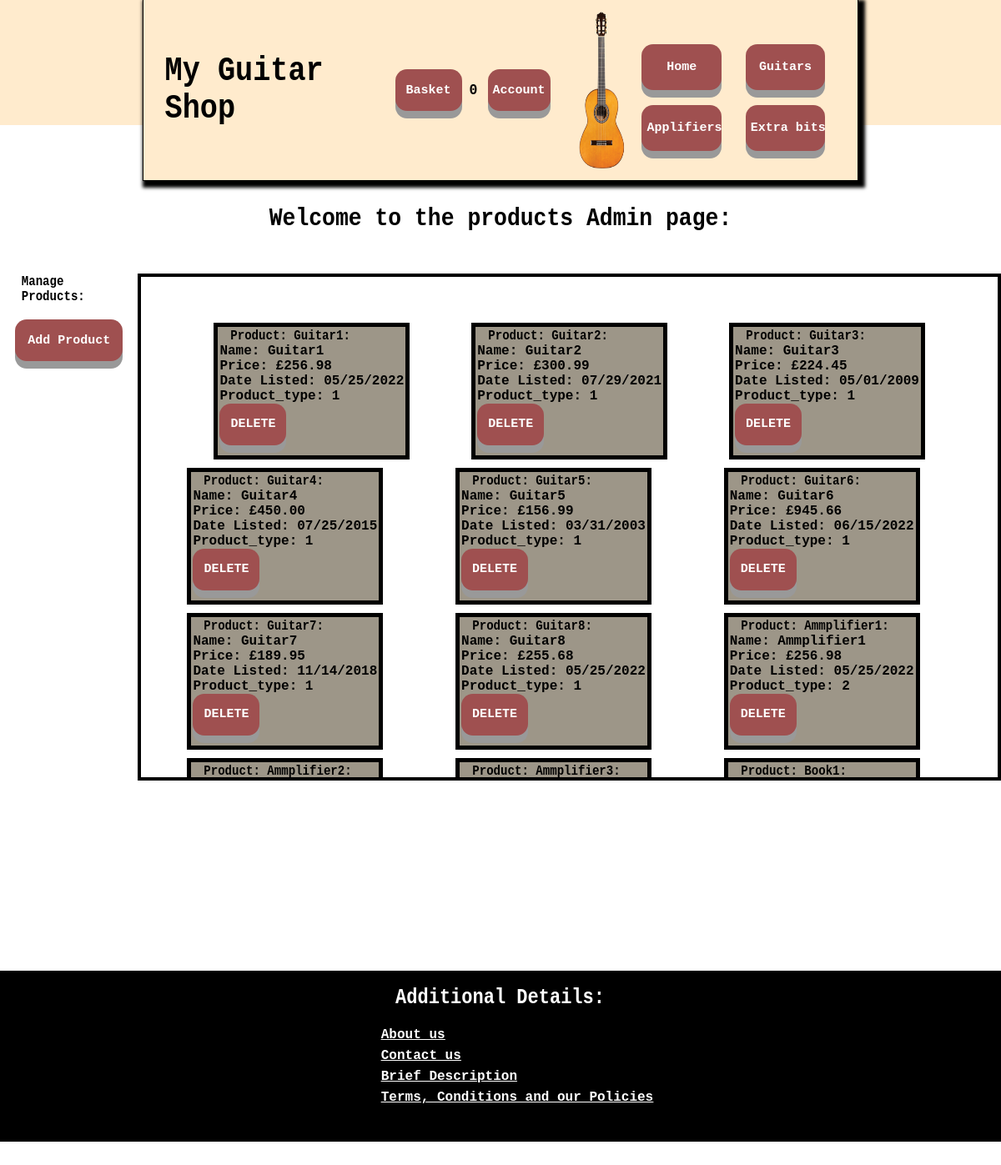
The page /html/admin_products.php (signed in) on the database its author committed.
### tables this page shows
CREATE TABLE products (
	product_id INT AUTO_INCREMENT,
	name VARCHAR(30) NOT NULL,
	description VARCHAR(250) NOT NULL,
	price DECIMAL(8, 2) NOT NULL,
	date_listed DATETIME NOT NULL,
	image_reference VARCHAR(200) NOT NULL,
	product_type_id INT,
	user_id INT,
	quantity INT NOT NULL,
	CONSTRAINT products_pk PRIMARY KEY (product_id),
	CONSTRAINT products_customers_fk FOREIGN KEY (user_id) REFERENCES customers(user_id) ON DELETE SET NULL,
	CONSTRAINT products_product_types_fk FOREIGN KEY (product_type_id) REFERENCES product_types(product_type_id) ON DELETE SET NULL
);

### html/connection.php (called while the page is built, shortened)
<?php
class connectionClass{
    public $username = "s5411715";
    public $password = "RUqRhujxREoN9K4bngiJrttWA47cyfbF";
    public $host = "db.bucomputing.uk";
    public $port = 6612;
    public $database = "s5411715";
    public function get_all_products(){
        $connection = $this->mysqli_connect();
        $SELECT_ALL_products_STATEMENT = "SELECT * FROM products";
        $data = mysqli_query($connection, $SELECT_ALL_products_STATEMENT);
        $products = mysqli_fetch_all($data, MYSQLI_ASSOC);
        return $products;
    }
    public function mysqli_connect(){
        $connection = mysqli_init();
        if (!$connection){
            echo "<p>Can't create the connection object </p>";
        }
        else{
            $connection = mysqli_init();
            mysqli_ssl_set($connection, NULL, NULL, NULL, '/public_html/sys_tests', NULL);
            mysqli_real_connect($connection, $this->host, $this->username, $this->password, $this->database, $this->port, NULL, MYSQLI_CLIENT_SSL_DONT_VERIFY_SERVER_CERT);
            return $connection;
        }
    }
}

### html/admin_products.php (the view, shortened to what this page needs)
<!DOCTYPE html>
<?php
    include('header.php');
    if(!isset($_SESSION['userID']) || empty($_SESSION['userID']) || !isset($_SESSION['logged_in']) || $_SESSION['logged_in'] != true || $_SESSION['access_level'] != 2){
        header("location: home.php");
    }
    else{
    ?>
    <html>
        <head>
            <link rel="stylesheet" href="../style/admin_products.css?p=<?php print sha1(time()); ?>">
        </head>
        <?php
        require_once('connection.php');
        $table_name = "products";
        $connection_obj = new connectionClass($table_name);
        ?>
        <body>
            <h2 id="product_type_header"><?php echo "Welcome to the products Admin page:"; ?></h2>
            <div id="body2">
                <aside id="admin_products_asside_buttons">
                    <h4 class="title_text" id="aside_buttons_title">
                        Manage Products:
                    </h4>
                    <br>
                    <input type="button" value="Add Product" id="add_product" name="add_product" onclick="window.location.href='add_product.php'" class="title_text">
                </aside>
                <div id="products_display_area">
                    <?php
                        $array = $connection_obj->get_all_products();
                        foreach ($array as $row){
                            $product_id = $row['product_id'];
                            ?>
                            <?php
                                $dt = new DateTime($row['date_listed']);
                                $date_list = $dt->format('m/d/Y');
                            ?>
                            <a href="<?php echo "display_product.php?product_id=$product_id&view_products=1"; ?>">
                                <div class="product_container" id="<?php echo "" . $row['product_id'] . "";?>">
                                    <dl>
                                        <dt><?php echo "<p>Product: " . $row['name'] . ":</p>"; ?></dt>
                                        <dd><?php echo "Name: " . $row['name']; ?></dd>
                                        <dd><?php echo "Price: £" . $row['price']; ?></dd>
                                        <dd><?php echo "Date Listed: " . $date_list; ?></dd>
                                        <dd><?php echo "Product_type: ". $row['product_type_id'];?></dd>
                                        <dd>
                                            <a href="<?php echo "admin_products.php?product_id=$product_id&delete_product=true"; ?>">
                                                <input type="button" value="DELETE" onclick="<?php echo "alert('Product: " . $row['name']. " | Has been DELETED')";?>" id="delete_product_button" name="delete_product_button">
                                            </a>
                                        </dd>
                                    </dl>
                                </div>
                            </a>
                        <?php
                        }
                    ?>
                </div>
            </div>
        </body>
    </html>
    <?php
        include('footer.php');
    ?>
<?php
    }
?>

### html/header.php (shortened to what this page needs)
<!DOCTYPE html>
<html>
    <head>
        <link rel="stylesheet" href="../style/header.css?p=<?php print sha1(time()); ?>">
        <link rel="stylesheet" href="../style/template.css?p=<?php print sha1(time()); ?>">
    </head>
    <header id="header1">
        <header id="header2">
            <h1 id="header_title">My Guitar Shop</h1>
            <div id="basket_div">
                <input id="basket_button" type="button" class="alt_nav" value="Basket" onclick="window.location.href='\bbasket.php'">
                <h3 id="num_basket_items"><?php if(isset($_basket_countItems)) {echo $_basket_countItems;} else {echo "0";} ?></h3>
            </div>
            <input type="button" class="alt_nav" value="Account" onclick="window.location.href='\decide_account.php?type=logged_in'">
            <div id="guitar_header_img"></div>
            <div id="nav_list1">
                <input id="home" type="button" value="Home" onclick="window.location.href='\home.php'">
                <input id="guitars" type="button" value="Guitars" onclick="window.location.href='\products.php?type=guitar&next_page=true&page_number=1&order_by=none'">
                <input id="applifiers" type="button" value="Applifiers" onclick="window.location.href='\products.php?type=ampplifier&next_page=true&page_number=1&order_by=none'">
                <input id="extra-bits" type="button" value="Extra bits" onclick="window.location.href='\products.php?type=extra&next_page=true&page_number=1&order_by=none'">
            </div>
        </header>
    </header>
</html>

### html/footer.php (shortened to what this page needs)
<!DOCTYPE html>
<html>
    <head>
        <link rel="stylesheet" href="../style/footer.css">
    </head>
    <footer id="footer">
        <p>Additional Details:</p>
        <ul id="footer_nav_list2">
            <li><a href="" title="Go-To-About-us">About us</a> </li>
            <li><a href="" title="Go-To-Contact-us">Contact us</a></li>
            <li><a href="" title="Go-To-Brief-Description">Brief Description</a> </li>
            <li><a href="" title="Go-To-Terms-Conditions-and-our-Policies">Terms, Conditions and our Policies</a></li>
        </ul>
    </footer>
</html>

### style/header.css (style rules this page uses)
* { margin: 0; }
.alt_nav { width: 80px; height: 30px; }
#header1 { display: grid; place-items: center; width: 100%; height: 150px; background-color: blanchedalmond; margin-bottom: 95px; }
#header2 { border: 1px solid; border-top: 0px; padding: 8px; box-shadow: 4px 4px 4px 4px; width: 70%; height: 200px; display: flex; flex-direction: row; align-items: center; justify-content: center; background-color: blanchedalmond; }
#header_title { display: block; margin-block-start: 0.67em; margin-block-end: 0.67em; margin-inline-start: 0px; margin-inline-end: 0px; width: 70%; font-size: 40px; }
#basket_div { display: grid; grid-template-columns: 30px, 5px; grid-auto-rows: minmax(100px, 1fr); gap: 8px; align-items: center; justify-items: center; }
#basket_button { grid-column: 1; }
#basket_div h3 { grid-column: 2; width: 8px; margin-right: 15px; }
#nav_list1 { height: 55%; width: 55%; grid-column: 5; display: grid; grid-template-columns: 20%, 20%; grid-auto-rows: minmax(50%, 1fr); gap: 8px; margin-right: 20px; margin-left: 10px; gap: 18px; }
#nav_list1 input[type="button"] { height: 100%; width: 90%; }
#home { grid-column: 1; }
#guitars { grid-column: 2; }
#applifiers { grid-column: 1; }
#extra-bits { grid-column: 2; }
#guitar_header_img { width: 160px; height: 200px; margin-right: 10px; margin-left: 10px; background-image: url("../script/data/Images/header_guitar.png"); background-size: 130% 100%; background-repeat: no-repeat; display: inline; }

### style/template.css (style rules this page uses)
* { font-family: 'Courier New', Courier, monospace; font-weight: bold; }
input[type="submit"], input[Type="button"], button { width: 80px; height: 50px; display: inline-block; font-size: 15px; cursor: pointer; text-align: center; text-decoration: none; outline: none; color: white; background-color: #9F5050; box-shadow: 0 9px #999; border-radius: 14px; border: none; }
p, label, h3, h4, h1, h2, span { transform: scale(.88, 1); }

### style/admin_products.css (style rules this page uses)
* { margin: 0%; }
#body2 { margin-top: 50px; height: 585px; display: flex; color: black; text-decoration: none; justify-content: center; align-items: center; }
#admin_products_asside_buttons { display: flex; height: 100%; flex-direction: column; margin: 18px; }
#products_display_area { margin-top: 20px; border: 4px solid black; height: 500px; width: 1100px; padding: 50px; grid-column: 2; display: flex; flex-direction: row; flex-wrap:wrap; justify-content: space-between; align-content: space-between; overflow: auto; overflow-y: scroll; overflow-x: hidden; white-space: nowrap; }
#products_display_area .product_container { display: flex; height: 30%; margin: 5px; padding: 2px; border: 5px solid; background-color: #9D9688; flex-direction: column; }
#add_product { width: 100%; }
#products_display_area .product_container dl { display: flex; flex-direction: column; }
a:link, a:active, a, a:visited, a:hover { text-decoration: none; color: black; }
.product_container dl { display: flex; }
#product_type_header { display:grid; justify-items: center; font-family: 'Courier New', Courier, monospace; font-weight: bold; font-size: 30px; }

### style/footer.css (style rules this page uses)
footer { background-color: black; display: grid; align-items: center; justify-items: center; width: 100%; margin-top: 250px; }
#footer p { color: white; font-size: 25px; margin-bottom: 18px; margin-top: 18px; }
#footer ul { list-style-type: none; font-family: 'Franklin Gothic Medium', 'Arial Narrow', Arial, sans-serif; text-decoration: underline; color: white; outline: none; height: 140px; line-height: 25px; }
#footer li a:link { text-decoration: underline; outline: none; color: white; }

### rows shown on the page
products: name "Guitar1", price "256.98", date_listed "05/25/2022", product_type "1"
products: name "Guitar2", price "300.99", date_listed "07/29/2021", product_type "1"
products: name "Guitar3", price "224.45", date_listed "05/01/2009", product_type "1"
products: name "Guitar4", price "450.00", date_listed "07/25/2015", product_type "1"
products: name "Guitar5", price "156.99", date_listed "03/31/2003", product_type "1"
products: name "Guitar6", price "945.66", date_listed "06/15/2022", product_type "1"
products: name "Guitar7", price "189.95", date_listed "11/14/2018", product_type "1"
products: name "Guitar8", price "255.68", date_listed "05/25/2022", product_type "1"
products: name "Ammplifier1", price "256.98", date_listed "05/25/2022", product_type "2"
products: name "Ammplifier2"
products: name "Ammplifier3"
products: name "Book1"
